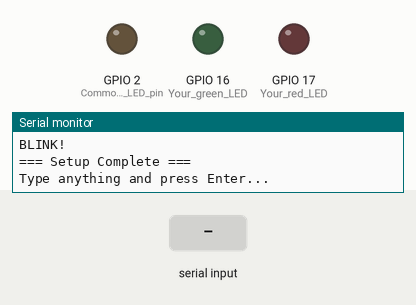
Recording of a sketch running on a simulated ESP32. On the bench: output pins drawn as LEDs (lit = HIGH), the last lines printed to the serial monitor. Inputs (shaded band) come from the test bench.

Above: at 3.2 s.
3.3 s: "1\n" received over Serial
At 4.0 s:
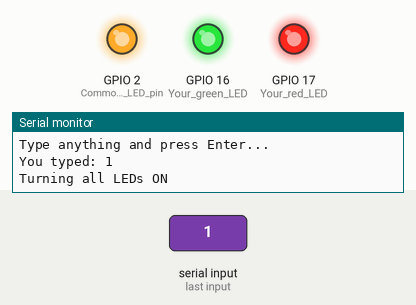
Timing chart, 0 to 6.3 s (numbered marks = the images above; inputs shaded):
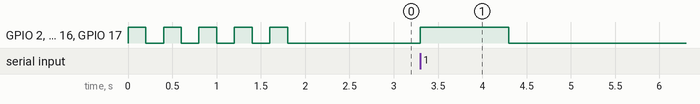

The sketch:

ESP32-basic-test.ino
```cpp
// Ultra-simple ESP32 test - just blink and print
// This will help us verify the ESP32 is working at all

void setup() {
  Serial.begin(115200);

  // Try multiple possible LED pins
  pinMode(2, OUTPUT);   // Common builtin LED pin
  pinMode(LED_BUILTIN, OUTPUT);  // Use board-defined LED pin
  pinMode(16, OUTPUT);  // Your green LED
  pinMode(17, OUTPUT);  // Your red LED

  Serial.println("\n\n=== ESP32 Basic Test Starting ===");
  Serial.print("LED_BUILTIN is defined as pin: ");
  Serial.println(LED_BUILTIN);

  // Blink multiple times at startup so it's obvious
  for(int i = 0; i < 5; i++) {
    Serial.println("BLINK!");
    digitalWrite(2, HIGH);
    digitalWrite(LED_BUILTIN, HIGH);
    digitalWrite(16, HIGH);
    digitalWrite(17, HIGH);
    delay(200);

    digitalWrite(2, LOW);
    digitalWrite(LED_BUILTIN, LOW);
    digitalWrite(16, LOW);
    digitalWrite(17, LOW);
    delay(200);
  }

  Serial.println("=== Setup Complete ===");
  Serial.println("Type anything and press Enter...");
}

void loop() {
  if (Serial.available() > 0) {
    String input = Serial.readStringUntil('\n');
    input.trim();

    Serial.print("You typed: ");
    Serial.println(input);

    // Turn all LEDs on
    Serial.println("Turning all LEDs ON");
    digitalWrite(2, HIGH);
    digitalWrite(LED_BUILTIN, HIGH);
    digitalWrite(16, HIGH);
    digitalWrite(17, HIGH);

    delay(1000);

    // Turn all LEDs off
    Serial.println("Turning all LEDs OFF");
    digitalWrite(2, LOW);
    digitalWrite(LED_BUILTIN, LOW);
    digitalWrite(16, LOW);
    digitalWrite(17, LOW);
  }
}
```

Measured:
- after the input at 3.3 s, GPIO 2 (Common_builtin_LED_pin), GPIO 16 (Your_green_LED), GPIO 17 (Your_red_LED): LOW → HIGH at once, → LOW 1.0 s later
